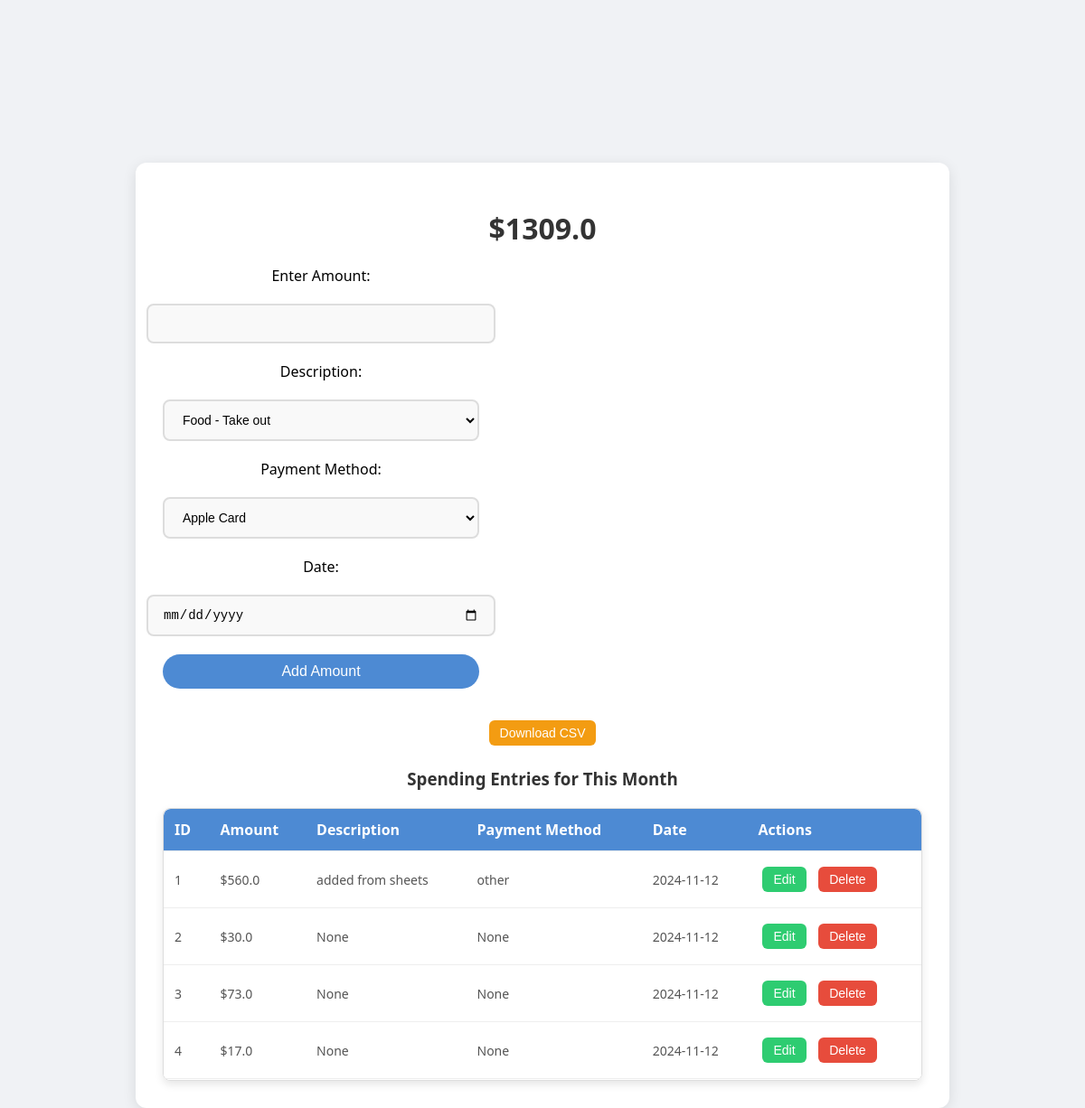
The page /budget on the database as committed earlier.
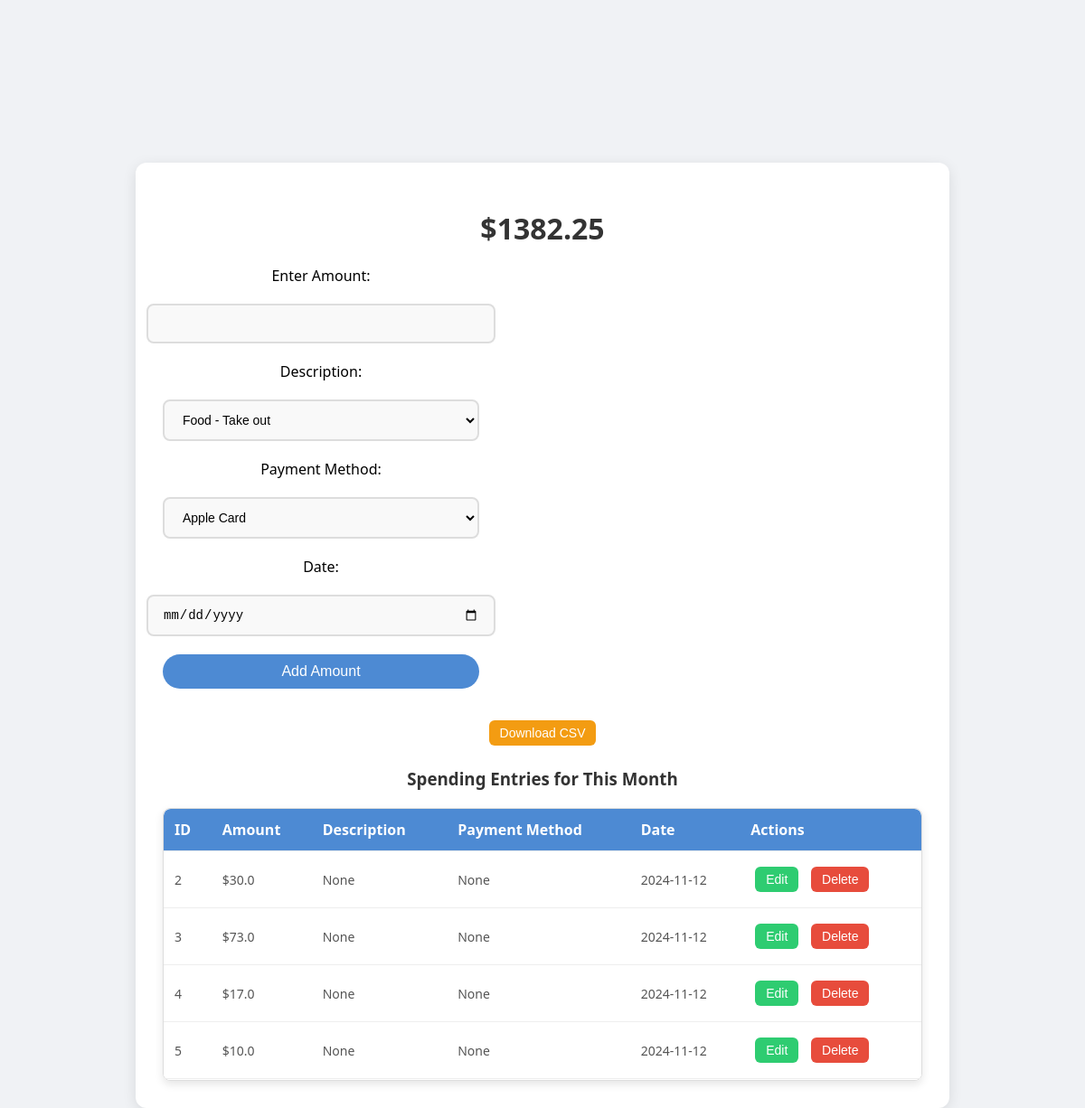
The same page on the database as committed later.
### app.py (models this page shows)
class Spending(db.Model):
    id = db.Column(db.Integer, primary_key=True, autoincrement=True)
    amount = db.Column(db.Float, nullable=False)
    description = db.Column(db.String(255), nullable=True)
    payment_method = db.Column(db.String(50), nullable=True)
    date = db.Column(db.DateTime, default=lambda: datetime.now(ZoneInfo("America/New_York")))

### app.py (the view)
@app.route('/budget', methods=['GET'])
def track_spending_page():
    current_month = datetime.utcnow().month
    current_year = datetime.utcnow().year
    total_spending = db.session.query(db.func.sum(Spending.amount)).filter(
        db.extract('month', Spending.date) == current_month,
        db.extract('year', Spending.date) == current_year
    ).scalar() or 0  # Default to 0 if no data
    spending_entries = Spending.query.filter(
        db.extract('month', Spending.date) == current_month,
        db.extract('year', Spending.date) == current_year
    ).all()
    return render_template('budget.html', total_spending=total_spending, spending_entries=spending_entries)

### templates/budget.html (shortened to what this page needs)
<!DOCTYPE html>
<html lang="en">
<head>
    <link rel="stylesheet" href="{{ url_for('static', filename='styles.css') }}">
</head>
<body>
    <div class="container">
        <h1>${{ total_spending }}</h1>
        <form id="addSpendingForm" class="form-container">
            <label for="amount">Enter Amount:</label>
            <input type="number" id="amount" name="amount" step="0.01" required>
            <label for="description">Description:</label>
            <select id="description" name="description">
                <option value="food_take_out">Food - Take out</option>
            </select>
            <label for="payment_method">Payment Method:</label>
            <select id="payment_method" name="payment_method">
                <option value="apple_card">Apple Card</option>
            </select>
            <label for="date">Date:</label>
            <input type="date" id="date" name="date" required>
            <button type="submit" id="submitButton">Add Amount</button>
        </form>
        <button class="download-button" onclick="window.location.href='/download_csv'">Download CSV</button>
        <h3>Spending Entries for This Month</h3>
        <div class="table-container">
            <table id="spendingTable">
                <thead>
                    <tr>
                        <th>ID</th>
                        <th>Amount</th>
                        <th>Description</th>
                        <th>Payment Method</th>
                        <th>Date</th>
                        <th>Actions</th>
                    </tr>
                </thead>
                <tbody>
                    {% for entry in spending_entries %}
                        <tr data-id="{{ entry.id }}">
                            <td>{{ entry.id }}</td>
                            <td>${{ entry.amount }}</td>
                            <td>{{ entry.description }}</td>
                            <td>{{ entry.payment_method }}</td>
                            <td>{{ entry.date.strftime('%Y-%m-%d') }}</td>
                            <td>
                                <button class="edit-button" onclick="editEntry({{ entry.id }})">Edit</button>
                                <button class="delete-button" onclick="confirmDelete({{ entry.id }})">Delete</button>
                            </td>
                        </tr>
                    {% endfor %}
                </tbody>
            </table>
        </div>
    </div>

### static/styles.css (style rules this page uses)
body { font-family: 'Segoe UI', Tahoma, Geneva, Verdana, sans-serif; margin: 0; padding: 0; display: flex; flex-direction: column; justify-content: flex-start; align-items: center; height: 100vh; background-color: #f0f2f5; overflow-x: hidden; padding-top: 80px; transition: all 0.3s ease-in-out; }
.container { width: 100%; max-width: 900px; text-align: center; padding: 30px; box-sizing: border-box; margin-top: 100px; background-color: #ffffff; border-radius: 12px; box-shadow: 0 4px 15px rgba(0, 0, 0, 0.1); transition: all 0.3s ease-in-out; }
.form-container { display: flex; flex-direction: column; align-items: center; width: 100%; max-width: 350px; margin-bottom: 20px; }
.form-container label, .form-container input, .form-container select, .form-container button { width: 100%; margin: 10px 0; }
h1, h2, h3 { color: #333; font-weight: 600; margin-bottom: 10px; }
input, select { margin-bottom: 15px; padding: 12px 16px; width: 100%; max-width: 350px; border: 2px solid #ddd; border-radius: 8px; font-size: 14px; outline: none; background-color: #f9f9f9; transition: border-color 0.3s ease-in-out; }
button { padding: 10px 20px; font-size: 16px; color: white; background-color: #4d8ad3; border: none; border-radius: 50px; cursor: pointer; margin-top: 15px; transition: background-color 0.3s ease-in-out, transform 0.3s ease; }
.table-container { max-height: 300px; overflow-y: auto; margin-top: 20px; border: 1px solid #ddd; border-radius: 8px; box-shadow: 0 4px 10px rgba(0, 0, 0, 0.1); }
table { width: 100%; border-collapse: collapse; margin: 0; background-color: #fff; border-radius: 8px; overflow: hidden; }
th { background-color: #4d8ad3; color: white; padding: 12px; font-weight: 600; text-align: left; position: sticky; top: 0; z-index: 1; box-shadow: 0 2px 5px rgba(0, 0, 0, 0.1); }
td { padding: 12px; border-top: 1px solid #eee; text-align: left; font-size: 14px; color: #555; }
.delete-button, .edit-button, .download-button { padding: 6px 12px; font-size: 14px; border-radius: 6px; cursor: pointer; border: none; margin: 5px; transition: background-color 0.3s ease-in-out; }
.delete-button { background-color: #e74c3c; color: white; }
.edit-button { background-color: #2ecc71; color: white; }
.download-button { background-color: #f39c12; color: white; }

Rows that differ between the two databases and show on the page:
removed Spending: id "1", amount "560.0", description "added from sheets", payment_method "other", date "2024-11-12"
now on this page (row unchanged): Spending: id "5", amount "10.0", description "None", payment_method "None", date "2024-11-12"
Other text that changed with them:
{{ total_spending }}: "1309.0" → "1382.25"
